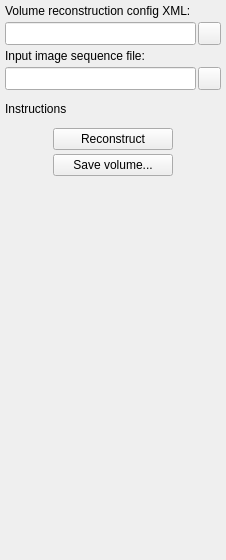
<?xml version="1.0" encoding="UTF-8"?>
<ui version="4.0">
 <class>VolumeReconstructionToolbox</class>
 <widget class="QWidget" name="VolumeReconstructionToolbox">
  <property name="geometry">
   <rect>
    <x>0</x>
    <y>0</y>
    <width>226</width>
    <height>560</height>
   </rect>
  </property>
  <property name="sizePolicy">
   <sizepolicy hsizetype="Fixed" vsizetype="Preferred">
    <horstretch>0</horstretch>
    <verstretch>0</verstretch>
   </sizepolicy>
  </property>
  <property name="minimumSize">
   <size>
    <width>226</width>
    <height>560</height>
   </size>
  </property>
  <property name="maximumSize">
   <size>
    <width>226</width>
    <height>16777215</height>
   </size>
  </property>
  <property name="windowTitle">
   <string>Volume Reconstruction</string>
  </property>
  <layout class="QGridLayout" name="gridLayout">
   <property name="margin">
    <number>4</number>
   </property>
   <property name="spacing">
    <number>4</number>
   </property>
   <item row="0" column="0">
    <widget class="QLabel" name="label_VolumeReconstructionConfig">
     <property name="text">
      <string>Volume reconstruction config XML:</string>
     </property>
    </widget>
   </item>
   <item row="1" column="0">
    <layout class="QHBoxLayout" name="horizontalLayout_3">
     <property name="spacing">
      <number>2</number>
     </property>
     <item>
      <widget class="QLineEdit" name="lineEdit_VolumeReconstructionConfig">
       <property name="sizePolicy">
        <sizepolicy hsizetype="Preferred" vsizetype="Preferred">
         <horstretch>0</horstretch>
         <verstretch>0</verstretch>
        </sizepolicy>
       </property>
       <property name="minimumSize">
        <size>
         <width>191</width>
         <height>0</height>
        </size>
       </property>
       <property name="readOnly">
        <bool>true</bool>
       </property>
      </widget>
     </item>
     <item>
      <widget class="QPushButton" name="pushButton_OpenVolumeReconstructionConfig">
       <property name="sizePolicy">
        <sizepolicy hsizetype="Fixed" vsizetype="Fixed">
         <horstretch>0</horstretch>
         <verstretch>0</verstretch>
        </sizepolicy>
       </property>
       <property name="minimumSize">
        <size>
         <width>23</width>
         <height>23</height>
        </size>
       </property>
       <property name="maximumSize">
        <size>
         <width>23</width>
         <height>23</height>
        </size>
       </property>
       <property name="text">
        <string/>
       </property>
       <property name="icon">
        <iconset resource="../fCal.qrc">
         <normaloff>:/icons/CommonWidgets/Resources/icon_OpenFile.png</normaloff>:/icons/CommonWidgets/Resources/icon_OpenFile.png</iconset>
       </property>
       <property name="iconSize">
        <size>
         <width>16</width>
         <height>16</height>
        </size>
       </property>
      </widget>
     </item>
    </layout>
   </item>
   <item row="2" column="0">
    <widget class="QLabel" name="label_InputImage">
     <property name="text">
      <string>Input image sequence file:</string>
     </property>
    </widget>
   </item>
   <item row="3" column="0">
    <layout class="QHBoxLayout" name="horizontalLayout">
     <property name="spacing">
      <number>2</number>
     </property>
     <item>
      <widget class="QLineEdit" name="lineEdit_InputImage">
       <property name="sizePolicy">
        <sizepolicy hsizetype="Preferred" vsizetype="Preferred">
         <horstretch>0</horstretch>
         <verstretch>0</verstretch>
        </sizepolicy>
       </property>
       <property name="readOnly">
        <bool>true</bool>
       </property>
      </widget>
     </item>
     <item>
      <widget class="QPushButton" name="pushButton_OpenInputImage">
       <property name="sizePolicy">
        <sizepolicy hsizetype="Fixed" vsizetype="Fixed">
         <horstretch>0</horstretch>
         <verstretch>0</verstretch>
        </sizepolicy>
       </property>
       <property name="minimumSize">
        <size>
         <width>23</width>
         <height>23</height>
        </size>
       </property>
       <property name="maximumSize">
        <size>
         <width>23</width>
         <height>23</height>
        </size>
       </property>
       <property name="text">
        <string/>
       </property>
       <property name="icon">
        <iconset resource="../fCal.qrc">
         <normaloff>:/icons/CommonWidgets/Resources/icon_OpenFile.png</normaloff>:/icons/CommonWidgets/Resources/icon_OpenFile.png</iconset>
       </property>
       <property name="iconSize">
        <size>
         <width>16</width>
         <height>16</height>
        </size>
       </property>
      </widget>
     </item>
    </layout>
   </item>
   <item row="7" column="0">
    <layout class="QHBoxLayout" name="horizontalLayout_2">
     <item>
      <widget class="QPushButton" name="pushButton_Reconstruct">
       <property name="minimumSize">
        <size>
         <width>120</width>
         <height>0</height>
        </size>
       </property>
       <property name="maximumSize">
        <size>
         <width>120</width>
         <height>16777215</height>
        </size>
       </property>
       <property name="text">
        <string>Reconstruct</string>
       </property>
      </widget>
     </item>
    </layout>
   </item>
   <item row="9" column="0">
    <spacer name="verticalSpacer_2">
     <property name="orientation">
      <enum>Qt::Vertical</enum>
     </property>
     <property name="sizeHint" stdset="0">
      <size>
       <width>177</width>
       <height>366</height>
      </size>
     </property>
    </spacer>
   </item>
   <item row="4" column="0">
    <spacer name="verticalSpacer">
     <property name="orientation">
      <enum>Qt::Vertical</enum>
     </property>
     <property name="sizeType">
      <enum>QSizePolicy::Fixed</enum>
     </property>
     <property name="sizeHint" stdset="0">
      <size>
       <width>20</width>
       <height>8</height>
      </size>
     </property>
    </spacer>
   </item>
   <item row="5" column="0">
    <widget class="QLabel" name="label_Instructions">
     <property name="text">
      <string>Instructions</string>
     </property>
     <property name="wordWrap">
      <bool>true</bool>
     </property>
    </widget>
   </item>
   <item row="6" column="0">
    <spacer name="verticalSpacer_3">
     <property name="orientation">
      <enum>Qt::Vertical</enum>
     </property>
     <property name="sizeType">
      <enum>QSizePolicy::Fixed</enum>
     </property>
     <property name="sizeHint" stdset="0">
      <size>
       <width>20</width>
       <height>8</height>
      </size>
     </property>
    </spacer>
   </item>
   <item row="8" column="0">
    <layout class="QHBoxLayout" name="horizontalLayout_4">
     <item>
      <widget class="QPushButton" name="pushButton_Save">
       <property name="sizePolicy">
        <sizepolicy hsizetype="Fixed" vsizetype="Fixed">
         <horstretch>0</horstretch>
         <verstretch>0</verstretch>
        </sizepolicy>
       </property>
       <property name="minimumSize">
        <size>
         <width>120</width>
         <height>0</height>
        </size>
       </property>
       <property name="maximumSize">
        <size>
         <width>120</width>
         <height>16777215</height>
        </size>
       </property>
       <property name="text">
        <string>Save volume...</string>
       </property>
      </widget>
     </item>
    </layout>
   </item>
  </layout>
 </widget>
 <resources>
  <include location="../fCal.qrc"/>
 </resources>
 <connections/>
</ui>
